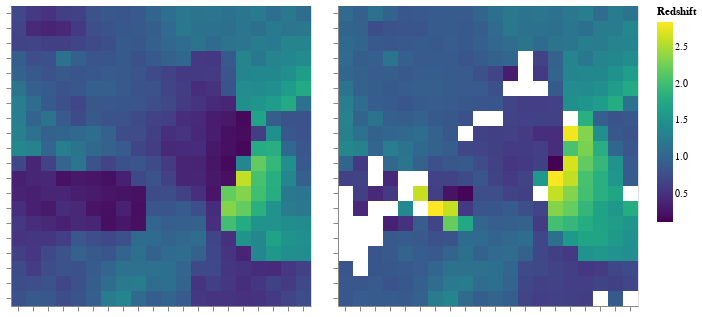

Write notebook code for a chart like this one.
### Code cell
plot1 = _zMap(index_map1, pz.train_z)
plot2 = _zMap(index_map2, pz2.train_z)

plot1 | plot2

### Figure 1 — Vega-Lite specification as saved in the notebook (floating-point values rounded to 4 significant figures; data arrays with more than 128 entries replaced by an {"elided": "..."} marker saying what was removed)
{"config": {"view": {"continuousWidth": 400, "continuousHeight": 300}}, "hconcat": [{"data": {"name": "data-1ab34b3bded0de14113260a4b2900bb1"}, "mark": "rect", "encoding": {"color": {"type": "quantitative", "field": "Redshift", "scale": {"scheme": "viridis", "type": "linear"}}, "x": {"type": "ordinal", "axis": {"labels": false, "title": null}, "field": "x"}, "y": {"type": "ordinal", "axis": {"labels": false, "title": null}, "field": "y"}}, "height": 300, "title": "", "width": 300}, {"data": {"name": "data-a6f2f84fca9a1b2b00cee1093732b856"}, "mark": "rect", "encoding": {"color": {"type": "quantitative", "field": "Redshift", "scale": {"scheme": "viridis", "type": "linear"}}, "x": {"type": "ordinal", "axis": {"labels": false, "title": null}, "field": "x"}, "y": {"type": "ordinal", "axis": {"labels": false, "title": null}, "field": "y"}}, "height": 300, "title": "", "width": 300}], "$schema": "https://vega.github.io/schema/vega-lite/v4.8.1.json", "datasets": {"data-1ab34b3bded0de14113260a4b2900bb1": {"elided": "400 records"}, "data-a6f2f84fca9a1b2b00cee1093732b856": {"elided": "400 records"}}}
